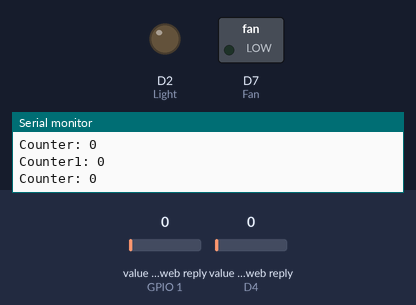
Recording of a sketch running on a simulated ESP8266 (NodeMCU). Parts: switched loads named in the sketch (green lamp = pin HIGH), output pins drawn as LEDs (lit = HIGH), the last lines printed to the serial monitor. The inputs (shaded band) are chosen by the test bench; at power-on: value in the web reply (sensors on GPIO 1, D4) 0. WiFi joins after 1.5 s; servers stay silent unless stated; web services answer with replies made up by the test bench.

Above: at 6.7 s.
6.8 s: value in the web reply (sensor on GPIO 1) set to 2
At 8.7 s:
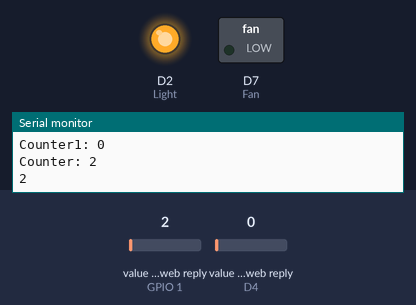
Timing chart, 0 to 10.2 s (numbered marks = the images above; inputs shaded):
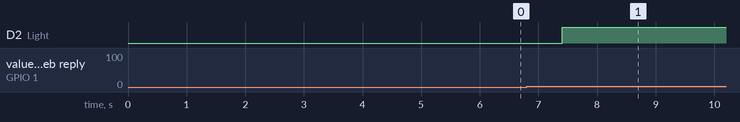

The sketch:

IoT_HA.ino
```cpp
#define Light D2


#define Fan D7


#include <ThingSpeak.h>


#include <ESP8266WiFi.h>


char ssid[] = "neelimaj";


char pass[] = "12345678";


WiFiClient client;

   unsigned long counterChannelNumber = 670394;


const char * myCounterReadAPIKey = "94JAW5TR9Q7YP06Z";


unsigned int counterFieldNumber = 1;


unsigned int counterFieldNumber1 = 2;


void setup() {


Serial.begin(115200); // Initialize serial


pinMode(Light,OUTPUT);


pinMode(Fan,OUTPUT);


WiFi.mode(WIFI_STA);


ThingSpeak.begin(client); // Initialize ThingSpeak


}


void loop() {


int statusCode = 0;


if(WiFi.status() != WL_CONNECTED){


Serial.print("Attempting to connect to SSID: ");

while(WiFi.status() != WL_CONNECTED){


WiFi.begin(ssid, pass);


Serial.print(".");


delay(5000);


}


Serial.println("\nConnected");


}


long count = ThingSpeak.readLongField(counterChannelNumber, counterFieldNumber, myCounterReadAPIKey);

long count1 = ThingSpeak.readLongField(counterChannelNumber, counterFieldNumber1, myCounterReadAPIKey);

statusCode = ThingSpeak.getLastReadStatus();


Serial.println("Counter1: " + String(count1));


if(statusCode == 200){


Serial.println("Counter: " + String(count));


}

else{


Serial.println("Problem reading channel. HTTP error code " + String(statusCode));


}


if(count==2)


{


Serial.println("2");


digitalWrite(Light,HIGH);//BULB ON


}
else if(count==3)


{


Serial.println("3");


digitalWrite(Light,LOW);//bulb off


}


else if(count==4)


{


Serial.println("4");


digitalWrite(Fan,HIGH);//Fan ON


}


else if(count==5)


{


Serial.println("5");


digitalWrite(Fan,LOW);//Fan off


}


}
```

Measured:
- after the input at 6.8 s, D2 (Light): LOW → HIGH after 0.60 s
